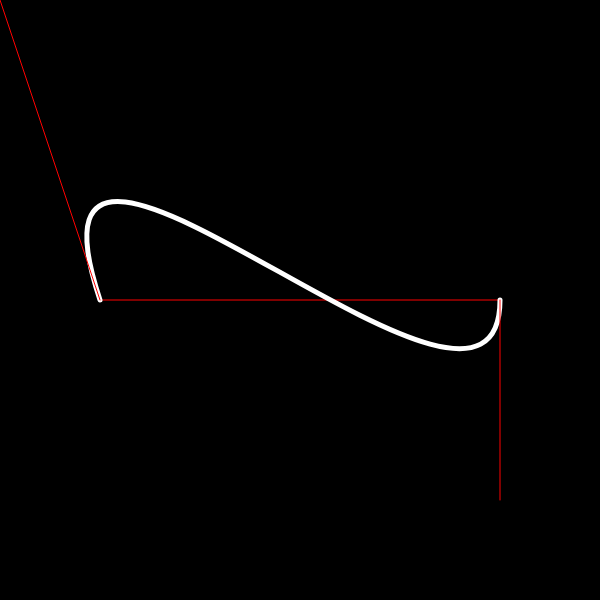
Frame 1 (no input)
Frame 60 (no input): identical to frame 1, image omitted
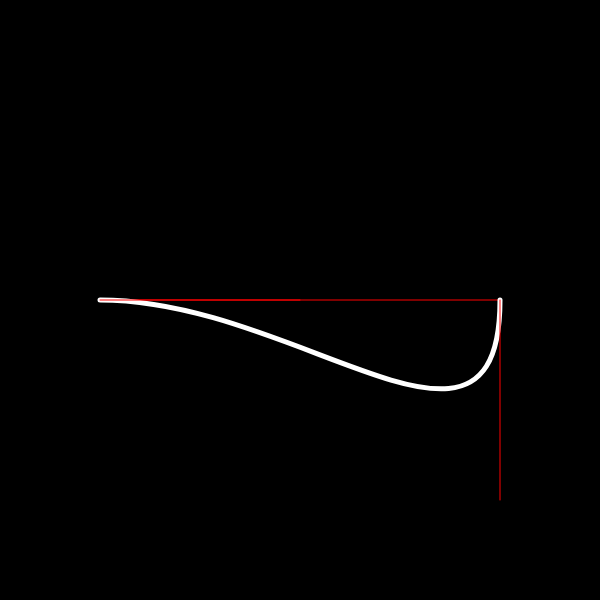
Frame 120 (the mouse pressed at the canvas centre since frame 60)

The p5.js sketch that drew these frames (run headless with seeded random() and noise() and a simulated clock; from frame 60 on, the mouse is pressed at the canvas centre):

// p5.js sketch
// ── sketch.js
// IMA NYU Shanghai
// MOQN
// Sep 16 2019


function setup() {
  createCanvas(600, 600);
  background(0);
}

function draw() {
  background(0);

  strokeWeight(1);
  stroke(255,0,0);
  line(100, 300, 500, 300); //x1, y1, x2, y2

  noFill();
  stroke(255);
  strokeWeight(5);
  bezier(100,300,
         mouseX,mouseY, // control point for x1,y1
         500,500, // control point for x2,y2
         500,300);

  // display control point 1
  strokeWeight(1);
  stroke(255,0,0);
  line(100, 300, mouseX, mouseY);

  // display control point 2
  strokeWeight(1);
  stroke(255,0,0);
  line(500, 500, 500, 300);
}
